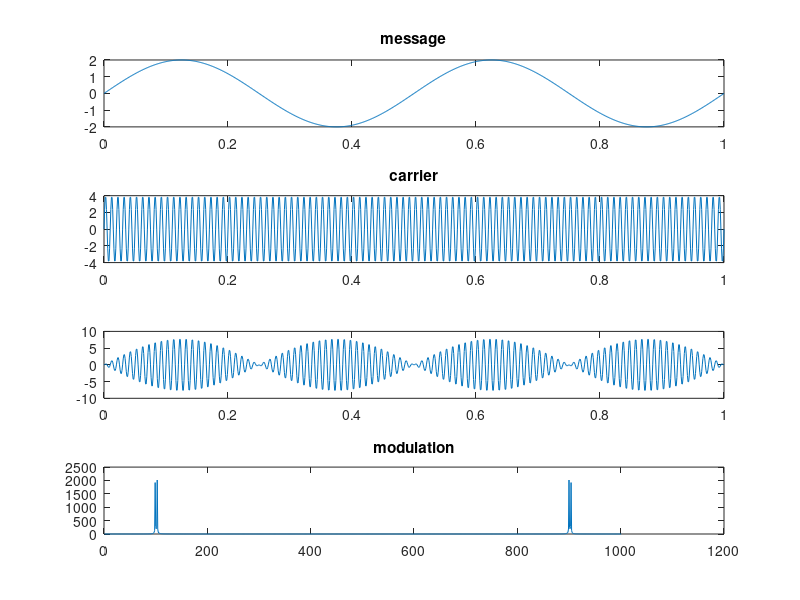
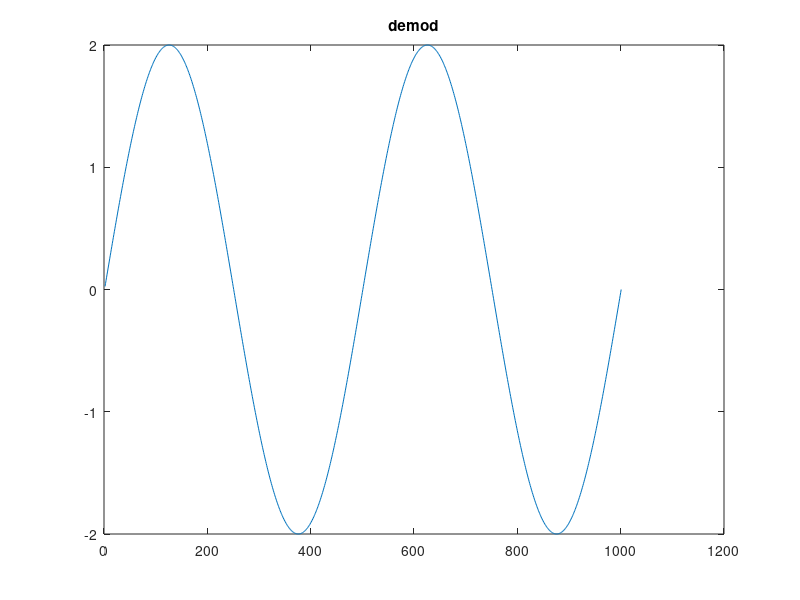

The MATLAB script that drew these images, in order:
%AM modulation
clc
close all
clear all

%message
t = 0:0.001:1;
am = 2;
am2 = 4;
fm = 2;
wm = 2*pi*fm;
x = am*sin(wm*t);

%carrier
t=0:0.001:1;
ac = 4;
ac2 = 4;
fc = 100;
wc = 2*pi*fc;
y = ac*sin(wc*t);
m1 = am/ac;
m2 = am2/ac2;

%modulation

%z = ac*cos(wc*t) + ((am/2)*cos(wc-wm)*t) - ((am/2)*cos(wc+wm)*t);
s = x.*y;

zz=abs(fft(s));

%display
subplot(4,1,1)
plot(t,x)
title('message')
subplot(4,1,2)
plot(t,y)
title('carrier')
subplot(4,1,3)

plot(t,s)
subplot(4,1,4)
plot(zz)
title('modulation')

%demodulation
zd=s./y;
figure
plot(zd)
title('demod')
